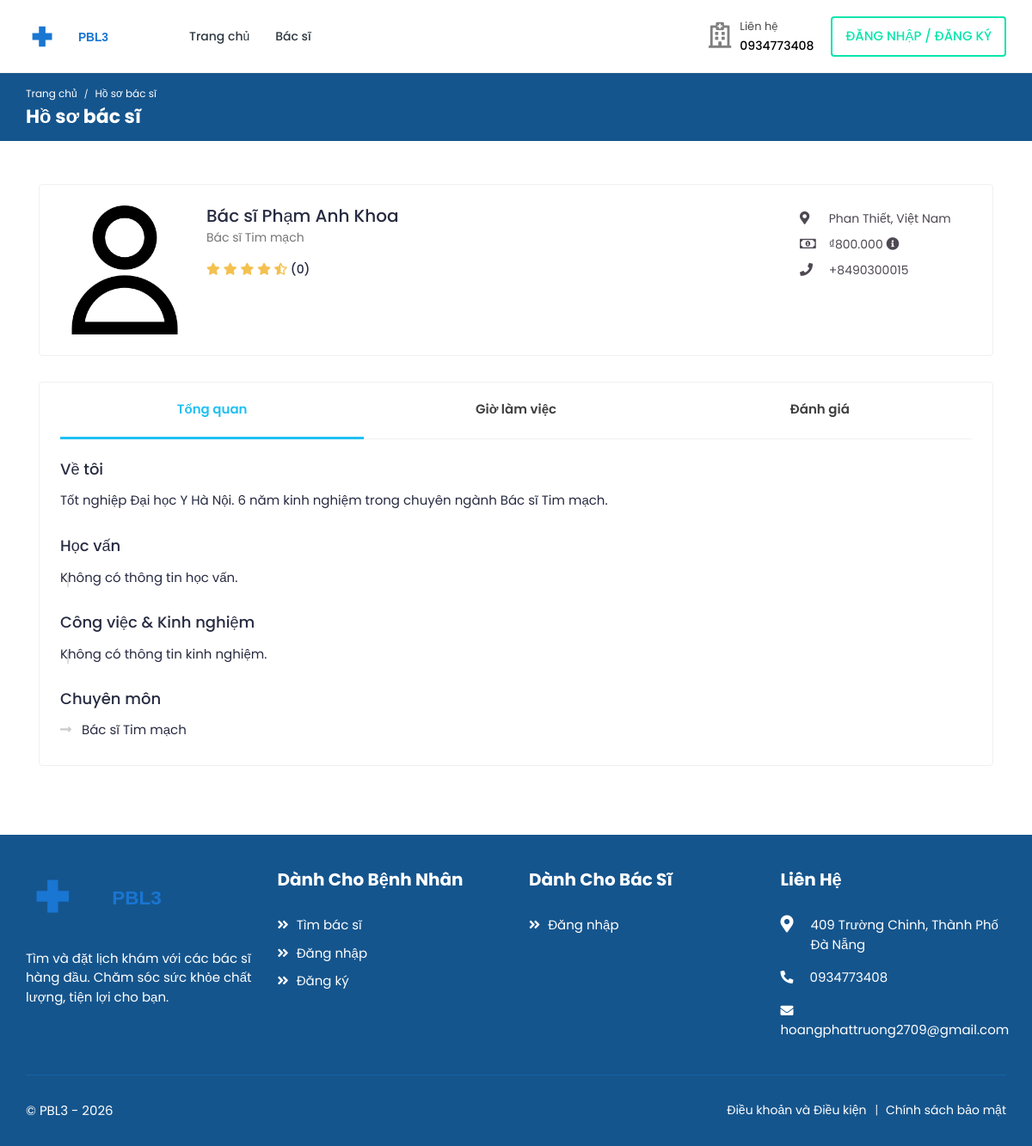
/doctors/doctor15/profile/, run on an earlier commit of the app's database.
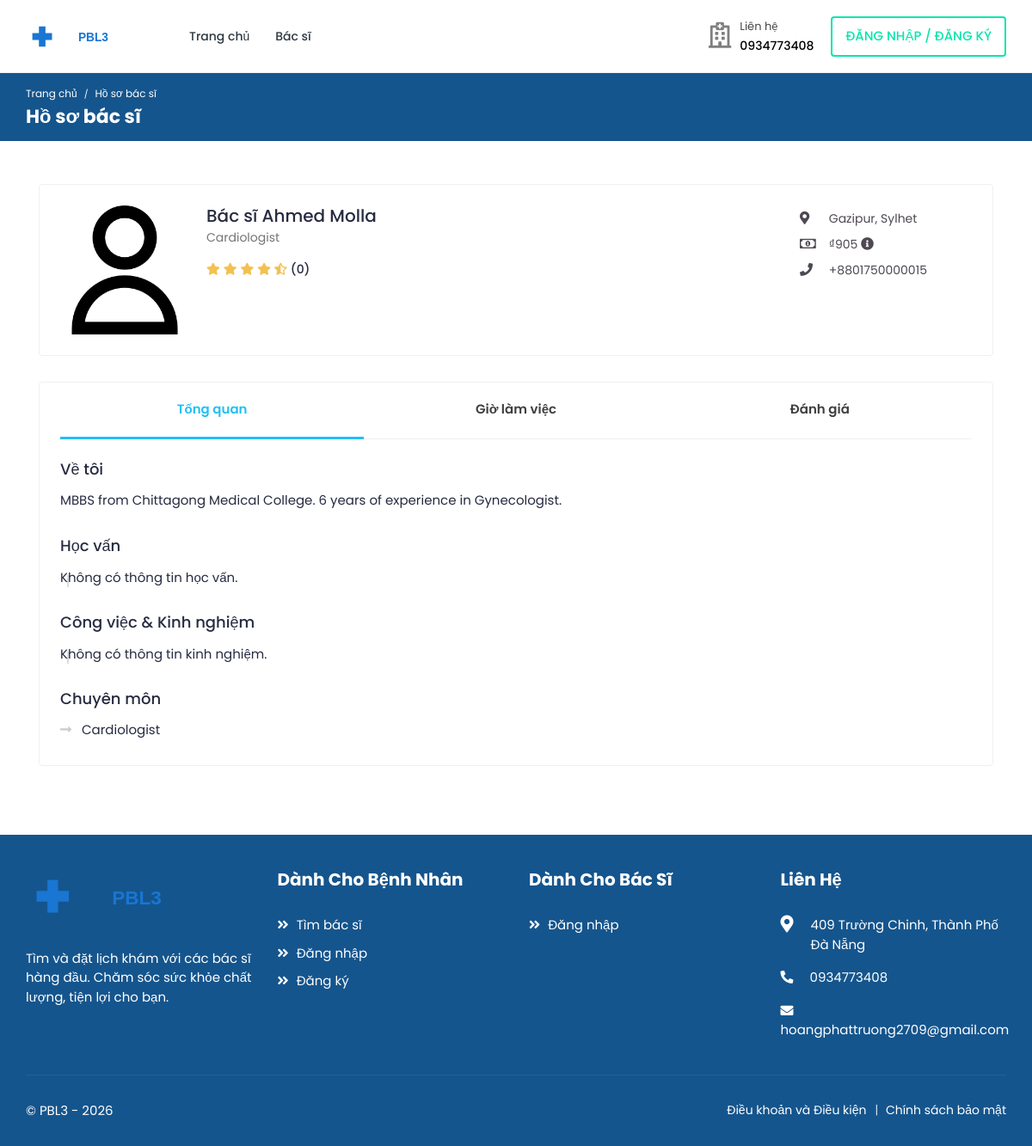
And on a later commit of the database.
### accounts/models.py (models this page shows, shortened)
class  User(AbstractUser):
    class RoleChoices(models.TextChoices):
        DOCTOR = "doctor", "Doctor"
        PATIENT = "patient", "Patient"
        PHARMACIST = "pharmacist", "Pharmacist"
        DEPARTMENT_DOCTOR = "dept_doctor", "Department Doctor"
    username = models.CharField(max_length=30, unique=True)
    role = models.CharField(
        choices=RoleChoices.choices,
        max_length=20,
        default="patient",
        error_messages={"required": "Role must be provided"},
    )
    email = models.EmailField(
        blank=True,
        error_messages={
            "unique": "A user with that email already exists.",
        },
    )
    provider = models.CharField(max_length=32, blank=True, null=True)
    first_name = models.CharField(max_length=150, blank=True)
    last_name = models.CharField(max_length=150, blank=True)
    registration_number = models.IntegerField(null=True, blank=True)
    USERNAME_FIELD = "username"
    REQUIRED_FIELDS = []
    objects = CustomUserManager()
    class Meta:
        verbose_name = "Người dùng"
        verbose_name_plural = "Người dùng"
    def get_full_name(self):
        full_name = "%s %s" % (self.first_name, self.last_name)
        return full_name.strip() or self.username
    @property
    def rating(self):
        try:
            return float(self.average_rating)
        except Exception:
            return 0.0
    @property
    def average_rating(self):
        try:
            avg = self.reviews_received.aggregate(Avg("rating"))["rating__avg"]
            if avg is None:
                return 4.5
            return float(avg)
        except Exception:
            return 4.5
    @property
    def has_half_star(self):
        try:
            avg = float(self.average_rating)
            frac = avg - int(avg)
            return frac >= 0.5
        except Exception:
            return False
    @property
    def full_stars(self):
        try:
            return int(math.floor(float(self.average_rating)))
        except Exception:
            return 4

class Profile(models.Model):
    user = models.OneToOneField(
        User, on_delete=models.CASCADE, related_name="profile"
    )
    avatar = models.ImageField(
        default="defaults/user.png", upload_to=profile_photo_directory_path
    )
    avatar_url = models.URLField(blank=True, null=True)
    phone = models.CharField(max_length=20, blank=True, null=True)
    dob = models.DateField(blank=True, null=True)
    about = models.TextField(blank=True, null=True)
    specialization = models.CharField(max_length=255, blank=True, null=True)
    gender = models.CharField(
        max_length=10,
        choices=[("male", "Nam"), ("female", "Nữ"), ("other", "Khác")],
        blank=True,
    )
    address = models.TextField(blank=True, null=True)
    city = models.CharField(max_length=100, blank=True)
    state = models.CharField(max_length=100, blank=True)
    postal_code = models.CharField(max_length=20, blank=True)
    country = models.CharField(max_length=100, blank=True)
    price_per_consultation = models.DecimalField(
        max_digits=10, decimal_places=2, null=True, blank=True
    )
    is_available = models.BooleanField(default=True)
    blood_group = models.CharField(
        max_length=5,
        choices=[
            ("A+", "A+"),
            ("A-", "A-"),
            ("B+", "B+"),
            ("B-", "B-"),
            ("O+", "O+"),
            ("O-", "O-"),
            ("AB+", "AB+"),
            ("AB-", "AB-"),
        ],
        blank=True,
        null=True,
    )
    allergies = models.TextField(blank=True, null=True)
    medical_conditions = models.TextField(blank=True, null=True)
    department = models.ForeignKey(
        "core.Department",
        on_delete=models.SET_NULL,
        null=True,
        blank=True,
        related_name="profiles",
    )
    class Meta:
        verbose_name = "Hồ sơ"
        verbose_name_plural = "Hồ sơ"
    @property
    def image(self):
        return (
            self.avatar.url
            if self.avatar.storage.exists(self.avatar.name)
            else "{}defaults/user.png".format(settings.MEDIA_URL)
        )

### doctors/views.py (the view)
class DoctorProfileView(DetailView):
    context_object_name = "doctor"
    model = User
    slug_url_kwarg = "username"
    slug_field = "username"
    template_name = "doctors/profile.html"
    def get_object(self, queryset=None):
        if queryset is None:
            queryset = self.get_queryset()
        slug = self.kwargs.get(self.slug_url_kwarg)
        queryset = queryset.select_related("profile").prefetch_related(
            "educations",
            "experiences",
            "sunday__time_range",
            "monday__time_range",
            "tuesday__time_range",
            "wednesday__time_range",
            "thursday__time_range",
            "friday__time_range",
            "saturday__time_range",
        )
        try:
            obj = queryset.get(
                **{self.slug_field: slug, "role": User.RoleChoices.DOCTOR}
            )
        except User.DoesNotExist:
            raise Http404(f"No doctor found matching the username")
        return obj
    def get_context_data(self, **kwargs):
        context = super().get_context_data(**kwargs)
        doctor = self.object
        eng_today = datetime.now().strftime("%A")
        day_map = {
            "Sunday": "Chủ Nhật",
            "Monday": "Thứ Hai",
            "Tuesday": "Thứ Ba",
            "Wednesday": "Thứ Tư",
            "Thursday": "Thứ Năm",
            "Friday": "Thứ Sáu",
            "Saturday": "Thứ Bảy",
        }
        current_day = day_map.get(eng_today, eng_today)
        business_hours = {
            day_map["Sunday"]: (
                doctor.sunday.time_range.all() if hasattr(doctor, "sunday") else []
            ),
            day_map["Monday"]: (
                doctor.monday.time_range.all() if hasattr(doctor, "monday") else []
            ),
            day_map["Tuesday"]: (
                doctor.tuesday.time_range.all() if hasattr(doctor, "tuesday") else []
            ),
            day_map["Wednesday"]: (
                doctor.wednesday.time_range.all() if hasattr(doctor, "wednesday") else []
            ),
            day_map["Thursday"]: (
                doctor.thursday.time_range.all() if hasattr(doctor, "thursday") else []
            ),
            day_map["Friday"]: (
                doctor.friday.time_range.all() if hasattr(doctor, "friday") else []
            ),
            day_map["Saturday"]: (
                doctor.saturday.time_range.all() if hasattr(doctor, "saturday") else []
            ),
        }
        context.update(
            {
                "current_day": current_day,
                "business_hours": business_hours,
                "reviews": doctor.reviews_received.select_related(
                    "patient", "patient__profile"
                ).order_by("-created_at"),
            }
        )
        return context

### core/templatetags/currency_filters.py (called while the page is built)
@register.filter
def vnd(value):
    if value is None:
        return ""
    try:
        val = int(Decimal(value))
    except Exception:
        try:
            val = int(value)
        except Exception:
            return value
    s = f"{val:,}".replace(',', '.')
    return f"₫{s}"

### templates/doctors/profile.html (shortened to what the changed rows need)
{% extends 'base.html' %}
{% load static %}
{% load time_filters %}
{% load currency_filters %}
{% block content %}
    <div class="breadcrumb-bar">
        <div class="container-fluid">
            <div class="row align-items-center">
                <div class="col-md-12 col-12">
                    <h2 class="breadcrumb-title">Hồ sơ bác sĩ</h2>
                </div>
            </div>
        </div>
    </div>
    <div class="content">
        <div class="container">
            <div class="card">
                <div class="card-body">
                    <div class="doctor-widget">
                        <div class="doc-info-left">
                            <div class="doctor-img">
                                <img src="{{ doctor.profile.image }}" class="img-fluid" alt="{{ doctor.get_full_name }}">
                            </div>
                            <div class="doc-info-cont">
                                <h4 class="doc-name">Bác sĩ {{ doctor.get_full_name }}</h4>
                                <p class="doc-speciality">{{ doctor.profile.specialization }}</p>
                                <div class="rating">
                                    <i class="fas fa-star {% if doctor.rating >= 1 %}filled{% endif %}"></i>
                                    <i class="fas fa-star {% if doctor.rating >= 2 %}filled{% endif %}"></i>
                                    <i class="fas fa-star {% if doctor.rating >= 3 %}filled{% endif %}"></i>
                                    <i class="fas fa-star {% if doctor.rating >= 4 %}filled{% endif %}"></i>
                                    {% if doctor.rating >= 5 %}
                                        <i class="fas fa-star filled"></i>
                                    {% elif doctor.has_half_star %}
                                        <i class="fas fa-star-half-alt filled"></i>
                                    {% else %}
                                        <i class="fas fa-star"></i>
                                    {% endif %}
                                    <span class="d-inline-block average-rating">({{ doctor.reviews_received.count }})</span>
                                </div>
                            </div>
                        </div>
                        <div class="doc-info-right">
                            <div class="clini-infos">
                                <ul>
                                    {% if doctor.profile.city or doctor.profile.state %}
                                        <li>
                                            <i class="fas fa-map-marker-alt"></i>
                                            {{ doctor.profile.city }}{% if doctor.profile.state %}, {{ doctor.profile.state }}{% endif %}
                                        </li>
                                    {% endif %}
                                    {% if doctor.profile.price_per_consultation %}
                                        <li>
                                            <i class="far fa-money-bill-alt"></i> {{ doctor.profile.price_per_consultation|vnd }}
                                            <i class="fas fa-info-circle" data-toggle="tooltip" title="Phí khám"></i>
                                        </li>
                                    {% endif %}
                                    {% if doctor.profile.phone %}
                                        <li><i class="fas fa-phone"></i> {{ doctor.profile.phone }}</li>
                                    {% endif %}
                                </ul>
                            </div>
                        </div>
                    </div>
                </div>
            </div>
            <div class="card">
                <div class="card-body pt-0">
                    <div class="tab-content pt-0">
                        <div role="tabpanel" id="doc_overview" class="tab-pane fade show active">
                            <div class="row">
                                <div class="col-md-12 col-lg-9">
                                    {% if doctor.profile.about %}
                                    <div class="widget about-widget">
                                        <h4 class="widget-title">Về tôi</h4>
                                        <p>{{ doctor.profile.about }}</p>
                                    </div>
                                    {% endif %}
                                    {% if doctor.profile.specialization %}
                                        <div class="service-list">
                                            <h4>Chuyên môn</h4>
                                            <ul class="clearfix">
                                                <li>{{ doctor.profile.specialization }}</li>
                                            </ul>
                                        </div>
                                    {% endif %}
                                </div>
                            </div>
                        </div>
                    </div>
                </div>
            </div>
        </div>
    </div>
{% endblock %}

What changed in the data, as far as the page shows it:
changed User: get_full_name "Phạm Anh Khoa" → "Ahmed Molla"; profile.specialization "Bác sĩ Tim mạch" → "Cardiologist"; profile.city "Phan Thiết" → "Gazipur"; profile.state "Việt Nam" → "Sylhet"; profile.price_per_consultation|vnd "₫800.000" → "₫905"; profile.phone "+8490300015" → "+8801750000015"; profile.about "Tốt nghiệp Đại học Y Hà Nội. 6 năm kinh nghiệm trong chuyên ngành Bác sĩ Tim mạch." → "MBBS from Chittagong Medical College. 6 years of experience in Gynecologist."
